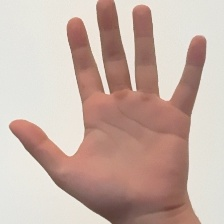
#> input picture ai-service/dataset/stop/stop_0001.jpg, 224 x 224 px; its folder holds only this picture in this run
$ jupyter execute 01_dataset_collection.ipynb
#> lines starting #> are read from the running program, lines starting #| are printed output that depends on the picture
# IntiVision Dataset Collection

This notebook documents the data collection strategy used to build the IntiVision hand gesture dataset.

The goal is not to collect data inside the notebook, but to explain:

- which gesture classes were selected,
- how images were captured,
- how class balance was maintained,
- how the collection pipeline evolved,
- and how the final dataset was prepared for MediaPipe-based preprocessing.

## Gesture Classes

The dataset contains five gesture classes:

- `stop`
- `safe`
- `not_safe`
- `emergency`
- `help_code`

Each class represents a distinct hand gesture used by the realtime classification system.

[cell 1]
GESTURE_CLASSES = [
    "stop",
    "safe",
    "not_safe",
    "emergency",
    "help_code",
]

GESTURE_CLASSES

## Dataset Location

The raw dataset is stored in the following structure:

```text
dataset/
├── emergency/
├── help_code/
├── not_safe/
├── safe/
└── stop/

[cell 2]
from pathlib import Path

PROJECT_ROOT = Path.cwd().parent
DATASET_DIR = PROJECT_ROOT / "dataset"

DATASET_DIR

[cell 3]
dataset_counts = {
    class_name: len(list((DATASET_DIR / class_name).glob("*")))
    for class_name in GESTURE_CLASSES
}

dataset_counts

[cell 4]
total_images = sum(dataset_counts.values())

print("Total images:", total_images)

for class_name, count in dataset_counts.items():
    print(f"{class_name:12} {count}")

## Class Distribution

A balanced dataset helps reduce class bias during training.

The following chart shows the number of images available for each gesture class.

[cell 5]
import matplotlib.pyplot as plt

class_names = list(dataset_counts.keys())
class_counts = list(dataset_counts.values())

plt.figure(figsize=(8, 5))
plt.bar(class_names, class_counts)
plt.title("Dataset Class Distribution")
plt.xlabel("Gesture Class")
plt.ylabel("Number of Images")
plt.xticks(rotation=30)
plt.tight_layout()
plt.show()
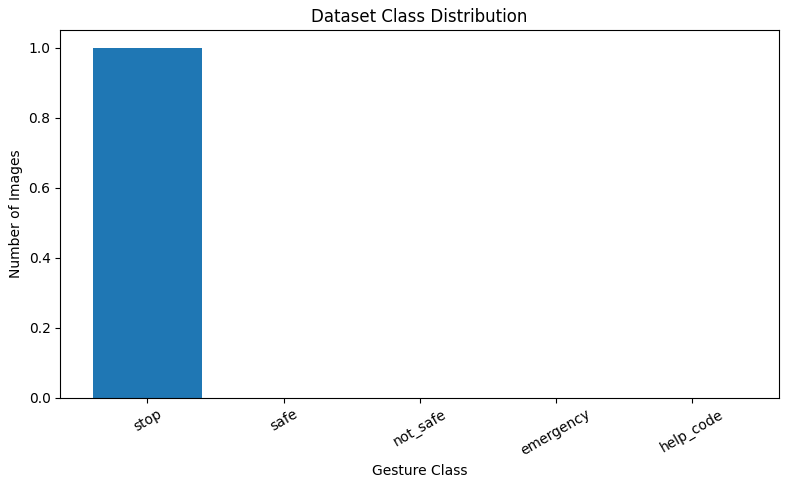
#> figure drawn by matplotlib, 1 panel; tallest bar 1 high, from x = -0.4 to 0.4

[cell 6]
minimum_count = min(class_counts)
maximum_count = max(class_counts)
count_difference = maximum_count - minimum_count

print("Minimum class count:", minimum_count)
print("Maximum class count:", maximum_count)
print("Difference:", count_difference)

## Random Samples from Each Class

Before training a model, it is important to visually inspect the dataset.

This helps identify issues such as:

- incorrect labels,
- poor image quality,
- inconsistent backgrounds,
- missing hand regions,
- lighting differences.

[cell 7]
import random

import cv2
import matplotlib.pyplot as plt

[cell 8]
fig, axes = plt.subplots(
    len(GESTURE_CLASSES),
    5,
    figsize=(15, 15),
)

for row, gesture in enumerate(GESTURE_CLASSES):

    image_paths = list((DATASET_DIR / gesture).glob("*"))

    samples = random.sample(
        image_paths,
        min(5, len(image_paths)),
    )

    for col, image_path in enumerate(samples):

        image = cv2.imread(str(image_path))
#> image is the input picture: shape (224, 224, 3); mean B, G, R 167.8, 177.4, 200.5
        image = cv2.cvtColor(image, cv2.COLOR_BGR2RGB)

        axes[row, col].imshow(image)
        axes[row, col].axis("off")

        if col == 0:
            axes[row, col].set_ylabel(
                gesture,
                fontsize=12,
            )

plt.tight_layout()
plt.show()

## Image Resolution Analysis

The original dataset may contain images with different resolutions.

This section checks whether all collected images have consistent dimensions before preprocessing.

[cell 9]
from collections import Counter

image_sizes = []

for gesture in GESTURE_CLASSES:

    for image_path in (DATASET_DIR / gesture).glob("*"):

        image = cv2.imread(str(image_path))

        height, width = image.shape[:2]
#> height = 224; width = 224

        image_sizes.append((width, height))

resolution_counter = Counter(image_sizes)

resolution_counter

[cell 10]
for resolution, count in resolution_counter.items():
    print(f"{resolution} -> {count} images")
